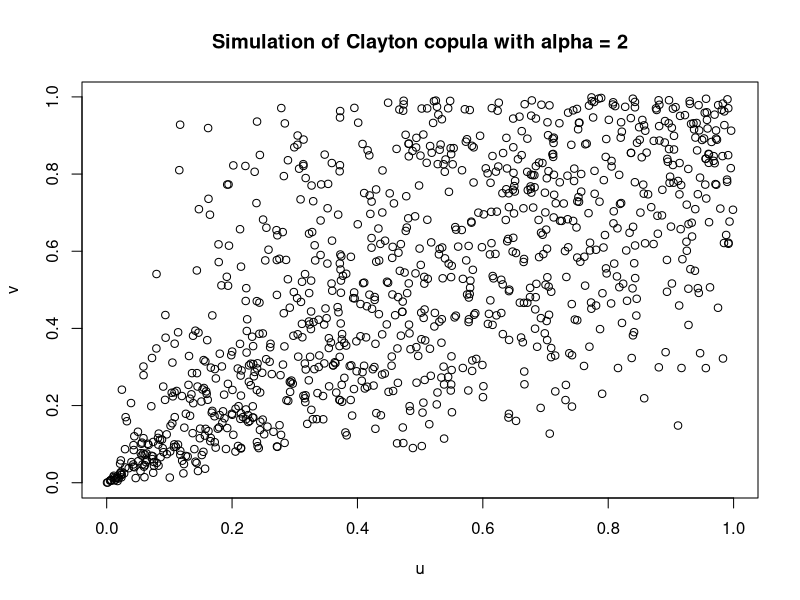
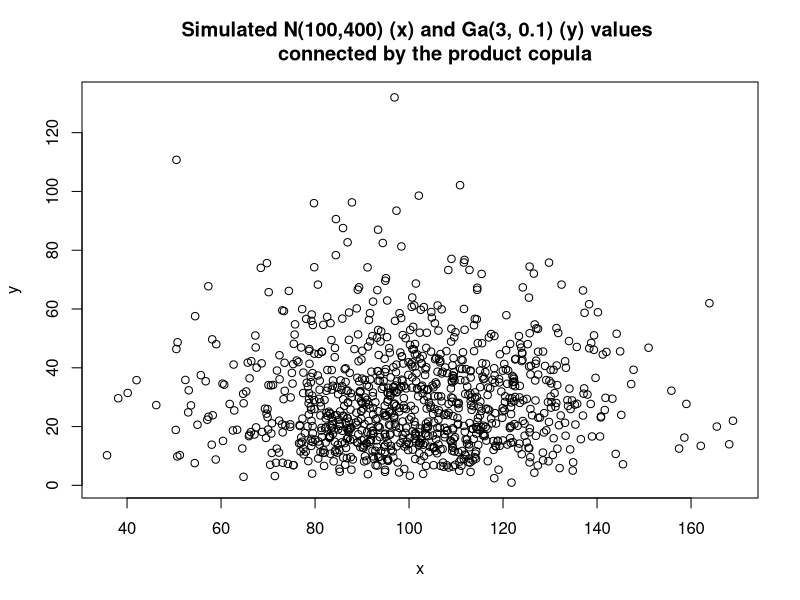
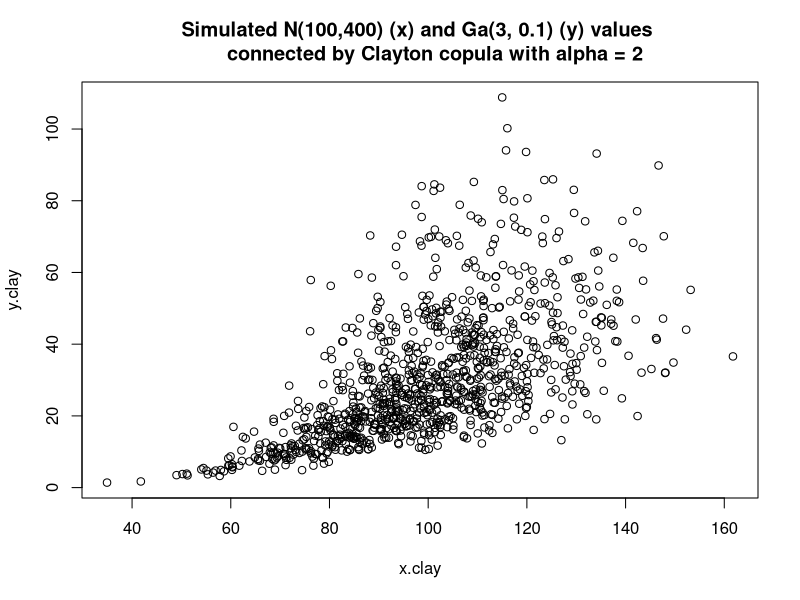

Generate these figures, in order, with R:


# i)


rClayton = function(n, a){
  u = runif(n)
  w = runif(n)
  v = ((w ^ (-a / (a + 1)) - 1) * u ^ (-a) + 1) ^ (-1/a)
  data.frame(u = u, v = v)
}


# ii)


# a)

set.seed(1729)
clay.sims = rClayton(1000, 2)

# b)

head(clay.sims, 5)


# iii)


# a)

plot(clay.sims,
     main = "Simulation of Clayton copula with alpha = 2")


# iv)


cor(clay.sims, method = "pearson")
cor(clay.sims, method = "spearman")
cor(clay.sims, method = "kendall")


# v)


# a)

set.seed(1337)

x = rnorm(1000, 100, 20)
y = rgamma(1000, 3, 0.1)

# b)

head(x, 5)
head(y, 5)

# c)

plot(x,y, main="Simulated N(100,400) (x) and Ga(3, 0.1) (y) values 
     connected by the product copula")


# vi)


# a)

x.clay = qnorm(clay.sims[,1], 100, 20)
y.clay = qgamma(clay.sims[,2], 3, 0.1)

# b)

head(x.clay)
head(y.clay)

# c)

plot(x.clay,y.clay, main="Simulated N(100,400) (x) and Ga(3, 0.1) (y) values 
     connected by Clayton copula with alpha = 2")